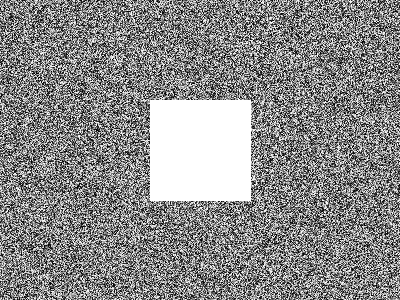
#> input picture left.png, 400 x 300 px, found by its file name
$ python item_b.py
#> lines starting #> are read from the running program, lines starting #| are printed output that depends on the picture
import cv2
import numpy as np
import os

def main():
    script_dir = os.path.dirname(os.path.abspath(__file__))
    left_path = os.path.join('left.png')
    right_path = os.path.join('right.png')

    img1 = cv2.imread(left_path)
#> img1 is the input picture: shape (300, 400, 3); min 0, max 255, mean 137.9
    img2 = cv2.imread(right_path)
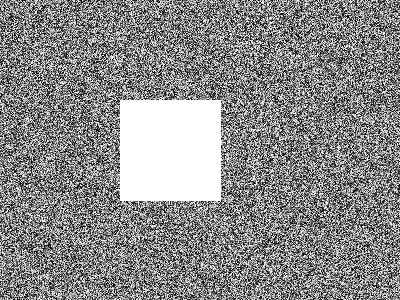
#> input picture right.png, 400 x 300 px, found by its file name
#> img2 is the input picture: shape (300, 400, 3); min 0, max 255, mean 137.8

    if img1 is None or img2 is None:
        print(f"Erro: não foi possível carregar as imagens.")
        print("Certifique-se de ter executado o item_a do ex1 primeiro para gerar left.png e right.png.")
        return

    gray1 = cv2.cvtColor(img1, cv2.COLOR_BGR2GRAY)
    gray2 = cv2.cvtColor(img2, cv2.COLOR_BGR2GRAY)

    sift = cv2.SIFT_create()
    kp1, desc1 = sift.detectAndCompute(gray1, None)
#> kp1 = 498 keypoints; strongest (x, y, size): (253, 127, 2.3), (41, 230, 1.8), (303, 254, 1.9), (253, 182, 2.6)
    kp2, desc2 = sift.detectAndCompute(gray2, None)
#> kp2 = 484 keypoints; strongest (x, y, size): (41, 230, 1.8), (303, 254, 1.9), (132, 98, 1.9), (263, 180, 1.8)

    print(f"Keypoints extraídos: {len(kp1)} (Left) | {len(kp2)} (Right)")
#| Keypoints extraídos: 498 (Left) | 484 (Right)

    bf = cv2.BFMatcher(cv2.NORM_L2, crossCheck=True)
    matches_bf = bf.match(desc1, desc2)
#> matches_bf = 438 matches

    matches_bf = sorted(matches_bf, key=lambda x: x.distance)

    print(f"BFMatcher (com Cross-Check): {len(matches_bf)} matches encontrados.")
#| BFMatcher (com Cross-Check): 438 matches encontrados.

    img_bf = cv2.drawMatches(img1, kp1, img2, kp2, matches_bf[:50], None,
                             flags=cv2.DrawMatchesFlags_NOT_DRAW_SINGLE_POINTS)
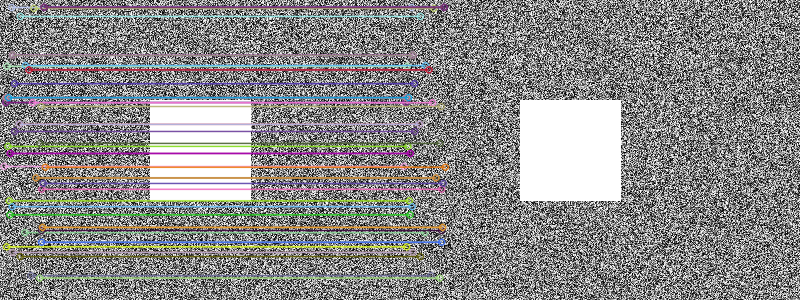
#> img_bf: shape (300, 800, 3); mean B, G, R 137.4, 137.7, 138.5
    cv2.imshow('BFMatcher (Cross-Check) - Top 50', img_bf)

    index_params = dict(algorithm=1, trees=5)
    search_params = dict(checks=50)

    flann = cv2.FlannBasedMatcher(index_params, search_params)

    matches_knn = flann.knnMatch(desc1, desc2, k=2)
#> matches_knn = 498 matches

    good_matches_flann = []
    ratio_threshold = 0.75

    for m, n in matches_knn:
        if m.distance < ratio_threshold * n.distance:
            good_matches_flann.append(m)
#> after the loop, good_matches_flann = 434 matches

    print(f"FLANN (+ Lowe's Ratio Test): {len(good_matches_flann)} matches fortes (de {len(matches_knn)} candidatos).")
#| FLANN (+ Lowe's Ratio Test): 434 matches fortes (de 498 candidatos).

    good_matches_flann = sorted(good_matches_flann, key=lambda x: x.distance)

    img_flann = cv2.drawMatches(img1, kp1, img2, kp2, good_matches_flann[:50], None,
                                flags=cv2.DrawMatchesFlags_NOT_DRAW_SINGLE_POINTS)
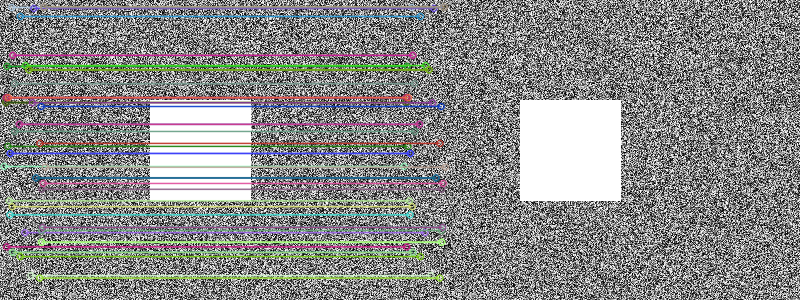
#> img_flann: shape (300, 800, 3); mean B, G, R 137.2, 138, 137.4
    cv2.imshow('FLANN + Lowe Ratio - Top 50', img_flann)

    if len(good_matches_flann) >= 4:
        pts1 = np.float32([kp1[m.queryIdx].pt for m in good_matches_flann]).reshape(-1, 1, 2)
#> pts1 = 434 rows, first 8: [3.6, 166], [5.29, 102], [5.29, 102], [5.94, 97.14], [5.94, 97.14], [5.94, 97.14], [6.2, 246.3], [6.54, 65.9]
        pts2 = np.float32([kp2[m.trainIdx].pt for m in good_matches_flann]).reshape(-1, 1, 2)
#> pts2 has the same summary as pts1

        H, mask = cv2.findHomography(pts2, pts1, cv2.RANSAC, 5.0)
#> H = [[1, -2.95e-07, 4.62e-05], [-9.55e-08, 1, 2.51e-05], [-2.26e-10, -1.34e-09, 1]]; mask = 434 values, max 1 at index 0, min 0 at index 417, mean 0.979

        inliers_count = int(np.sum(mask))
#> inliers_count = 425
        print(f"\nHomografia (RANSAC): {inliers_count} inliers (pontos corretos) de {len(good_matches_flann)} filtrados pelo Lowe.")
#| Homografia (RANSAC): 425 inliers (pontos corretos) de 434 filtrados pelo Lowe.

        if H is not None:
            h, w = img1.shape[:2]
#> h = 300; w = 400

            img_alinhada = cv2.warpPerspective(img2, H, (w, h))

            cv2.imshow('Img 2 Alinhada via Homografia (RANSAC)', img_alinhada)

            blend = cv2.addWeighted(img1, 0.5, img_alinhada, 0.5, 0)
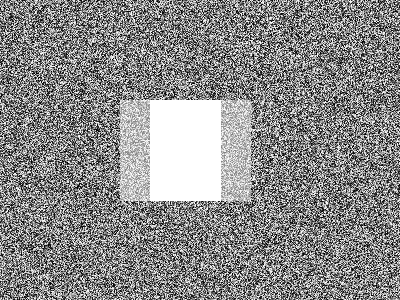
#> blend: shape (300, 400, 3); min 0, max 255, mean 137.9
            cv2.imshow('Blend (Alvo + Alinhada)', blend)
    else:
        print("\nMatches insuficientes para calcular homografia (mínimo de 4).")

    print("\n" + "=" * 70)
    print(" RELEVÂNCIA DA HOMOGRAFIA E RANSAC NA ROBÓTICA / LOCALIZAÇÃO VISUAL")
    print("=" * 70)
    print("1. O teste de Lowe serve para matar ambiguidades iniciais, mas não ")
    print("   garante a integridade física geométrica da cena.")
    print("2. O RANSAC e a Homografia resolvem o problema geométrico: eles ")
    print("   identificam o modelo matemático que relaciona a câmera 1 e a 2.")
    print("3. Ao separar 'Inliers' de 'Outliers', o robô se torna robusto a ")
    print("   objetos móveis bloqueando a visão ou falsos positivos (ex: nuvens ")
    print("   no fundo).")
    print("4. É a base da Odometria Visual (descobrir para onde e quanto o robô ")
    print("   se moveu comparando os frames e montando um mapa em SLAM).")
    print("=" * 70)

    print("\nPressione qualquer tecla nas janelas de imagem para encerrar.")
    cv2.waitKey(0)
    cv2.destroyAllWindows()

if __name__ == "__main__":
    main()
